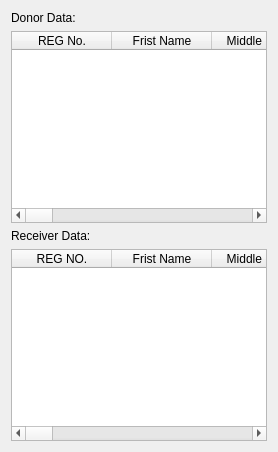
              <widget class="QWidget" name="adminLoginStackListTab">
               <attribute name="title">
                <string>List Record</string>
               </attribute>
               <layout class="QGridLayout" name="gridLayout_13">
                <item row="0" column="0">
                 <widget class="QLabel" name="adminLoginStackDonorLabel">
                  <property name="text">
                   <string>Donor Data:</string>
                  </property>
                 </widget>
                </item>
                <item row="4" column="0">
                 <widget class="QLabel" name="adminLoginStackReceiverLabel">
                  <property name="text">
                   <string>Receiver Data:</string>
                  </property>
                 </widget>
                </item>
                <item row="5" column="0">
                 <widget class="QTableWidget" name="adminLoginStackReceiverTable">
                  <property name="sizePolicy">
                   <sizepolicy hsizetype="Expanding" vsizetype="Expanding">
                    <horstretch>0</horstretch>
                    <verstretch>0</verstretch>
                   </sizepolicy>
                  </property>
                  <column>
                   <property name="text">
                    <string>REG NO.</string>
                   </property>
                  </column>
                  <column>
                   <property name="text">
                    <string>Frist Name</string>
                   </property>
                  </column>
                  <column>
                   <property name="text">
                    <string>Middle Name</string>
                   </property>
                  </column>
                  <column>
                   <property name="text">
                    <string>Last Name</string>
                   </property>
                  </column>
                  <column>
                   <property name="text">
                    <string>D.O.B</string>
                   </property>
                  </column>
                  <column>
                   <property name="text">
                    <string>Gender</string>
                   </property>
                  </column>
                  <column>
                   <property name="text">
                    <string>Blood Group</string>
                   </property>
                  </column>
                  <column>
                   <property name="text">
                    <string>Mobile Number</string>
                   </property>
                  </column>
                  <column>
                   <property name="text">
                    <string>LandLine Number</string>
                   </property>
                  </column>
                  <column>
                   <property name="text">
                    <string>Email Id.</string>
                   </property>
                  </column>
                  <column>
                   <property name="text">
                    <string>Address</string>
                   </property>
                  </column>
                  <column>
                   <property name="text">
                    <string>City</string>
                   </property>
                  </column>
                  <column>
                   <property name="text">
                    <string>District</string>
                   </property>
                  </column>
                  <column>
                   <property name="text">
                    <string>State</string>
                   </property>
                  </column>
                  <column>
                   <property name="text">
                    <string>Pincode</string>
                   </property>
                  </column>
                  <column>
                   <property name="text">
                    <string>Disease</string>
                   </property>
                  </column>
                  <column>
                   <property name="text">
                    <string>Medical Consultant</string>
                   </property>
                  </column>
                  <column>
                   <property name="text">
                    <string>Doctor REG.</string>
                   </property>
                  </column>
                  <column>
                   <property name="text">
                    <string>Stage of Illness</string>
                   </property>
                  </column>
                  <column>
                   <property name="text">
                    <string>Priority</string>
                   </property>
                  </column>
                  <column>
                   <property name="text">
                    <string>Transplant Organ</string>
                   </property>
                  </column>
                 </widget>
                </item>
                <item row="3" column="0">
                 <widget class="QTableWidget" name="adminLoginStackDonorTable">
                  <property name="sizePolicy">
                   <sizepolicy hsizetype="Expanding" vsizetype="Expanding">
                    <horstretch>0</horstretch>
                    <verstretch>0</verstretch>
                   </sizepolicy>
                  </property>
                  <column>
                   <property name="text">
                    <string>REG No.</string>
                   </property>
                  </column>
                  <column>
                   <property name="text">
                    <string>Frist Name</string>
                   </property>
                  </column>
                  <column>
                   <property name="text">
                    <string>Middle Name</string>
                   </property>
                  </column>
                  <column>
                   <property name="text">
                    <string>Sur Name</string>
                   </property>
                  </column>
                  <column>
                   <property name="text">
                    <string>D.O.B</string>
                   </property>
                  </column>
                  <column>
                   <property name="text">
                    <string>Gender</string>
                   </property>
                  </column>
                  <column>
                   <property name="text">
                    <string>Blood Group </string>
                   </property>
                  </column>
                  <column>
                   <property name="text">
                    <string>Mobile Number</string>
                   </property>
                  </column>
                  <column>
                   <property name="text">
                    <string>Landline Number</string>
                   </property>
                  </column>
                  <column>
                   <property name="text">
                    <string>Email Id.</string>
                   </property>
                  </column>
                  <column>
                   <property name="text">
                    <string>Address</string>
                   </property>
                  </column>
                  <column>
                   <property name="text">
                    <string>City</string>
                   </property>
                  </column>
                  <column>
                   <property name="text">
                    <string>District</string>
                   </property>
                  </column>
                  <column>
                   <property name="text">
                    <string>State</string>
                   </property>
                  </column>
                  <column>
                   <property name="text">
                    <string>PinCode</string>
                   </property>
                  </column>
                  <column>
                   <property name="text">
                    <string>Pledge Date</string>
                   </property>
                  </column>
                  <column>
                   <property name="text">
                    <string>Donating</string>
                   </property>
                  </column>
                 </widget>
                </item>
               </layout>
              </widget>
